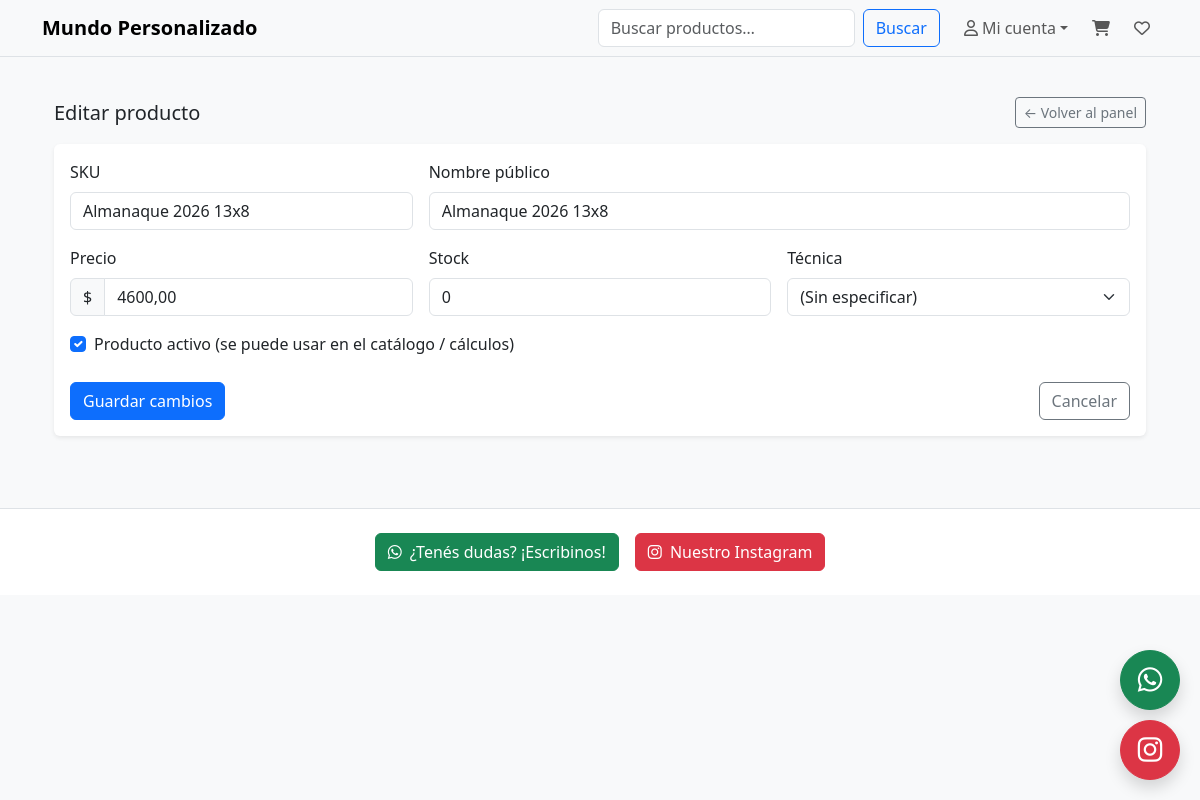
The page /owner/producto/1/editar/ (signed in) on the database as committed earlier.
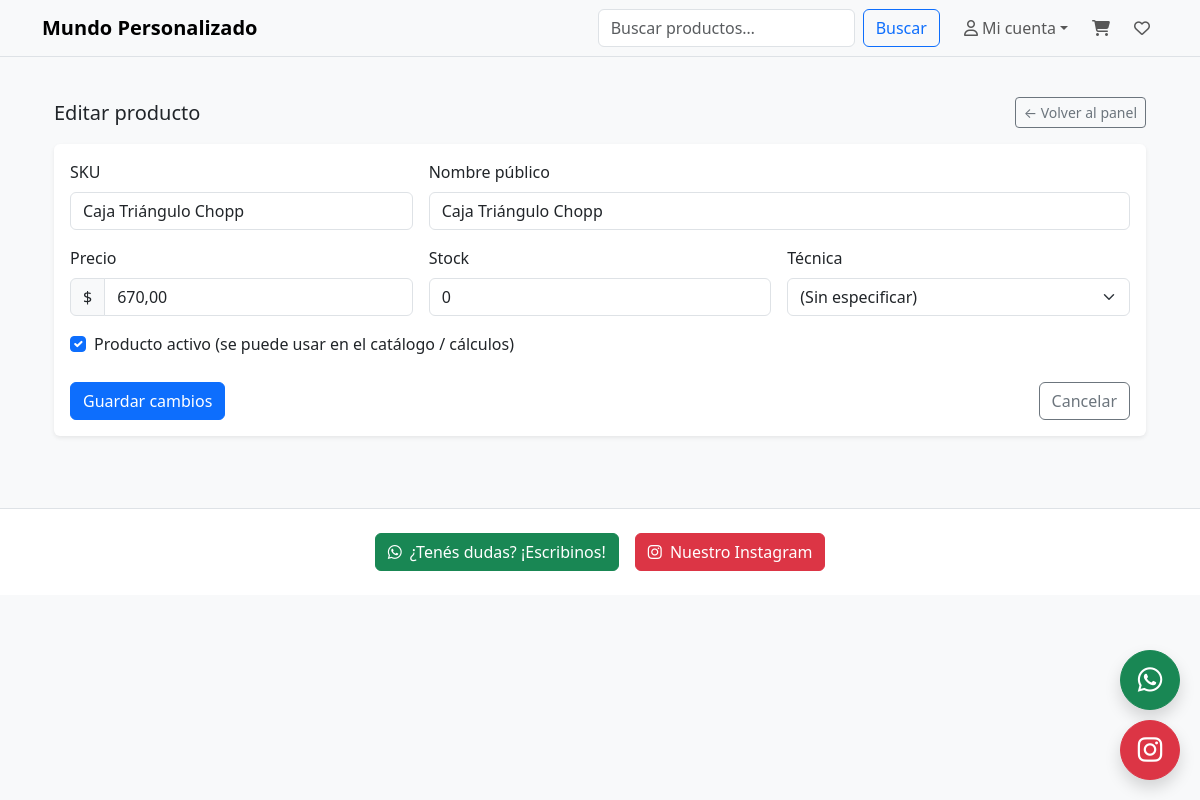
The same page on the database as committed later.
### pdf/models.py (models this page shows, shortened)
class ProductoPrecio(models.Model):
    class TechChoices(models.TextChoices):
        SUB = "SUB", "Sublimación"
        LAS = "LAS", "Grabado láser"
        D3  = "3D",  "Impresión 3D"
        OTR = "OTR", "Otro"
    lista_pdf = models.ForeignKey(
        ListaPrecioPDF,
        on_delete=models.SET_NULL,
        null=True,
        blank=True,
        related_name="productos",
    )
    sku = models.CharField(max_length=255, unique=True)
    nombre_publico = models.CharField(max_length=255)
    imagen = models.ImageField(upload_to='productos/', null=True, blank=True)
    precio = models.DecimalField(max_digits=10, decimal_places=2)
    stock = models.IntegerField(default=0)
    tech = models.CharField(
        max_length=3,
        choices=TechChoices.choices,
        blank=True,
        default="",
    )
    activo = models.BooleanField(default=True)
    created_at = models.DateTimeField(auto_now_add=True, null=True, blank=True)
    ultima_actualizacion = models.DateTimeField(auto_now=True, null=True, blank=True)

### owner/views.py (the view, shortened to what this page needs)
# urls.py: path("producto/<int:pk>/editar/", owner_producto_editar, name="owner_producto_editar"),
@login_required
def owner_producto_editar(request, pk):
    if not _check_owner(request.user):
        raise PermissionDenied("No tienes permiso para hacer esto.")
    producto = get_object_or_404(ProductoPrecio, pk=pk)
    return render(request, "owner/producto_editar.html", {"producto": producto})

### cliente/context_processors.py (called while the page is built, shortened)
def carrito_y_favoritos(request):
    carrito = request.session.get("carrito", {})
    favoritos = request.session.get("favoritos", {})
    cart_items = []
    cart_total_qty = 0
    favorites_items = []
    return {
        "cart_items": cart_items,
        "cart_total_qty": cart_total_qty,
        "favorites_items": favorites_items,
        "favorites_count": len(favorites_items),
    }

### owner/views.py (called while the page is built)
def _check_owner(user):
    return getattr(user, "is_owner", False) or getattr(user, "is_superuser", False)

### owner/templates/owner/producto_editar.html (shortened to what this page needs)
{% extends "base.html" %}
{% block content %}
<div class="container py-4">
  <div class="d-flex justify-content-between align-items-center mb-3">
    <h1 class="h5 mb-0">Editar producto</h1>
    <a href="{% url 'admin_panel' %}" class="btn btn-sm btn-outline-secondary">← Volver al panel</a>
  </div>
  <div class="card shadow-sm border-0">
    <div class="card-body">
      <form method="post">
        <div class="row g-3">
          <div class="col-md-4">
            <label class="form-label">SKU</label>
            <input type="text" name="sku" class="form-control"
                   value="{{ producto.sku }}">
          </div>
          <div class="col-md-8">
            <label class="form-label">Nombre público</label>
            <input type="text" name="nombre_publico" class="form-control"
                   value="{{ producto.nombre_publico }}">
          </div>
          <div class="col-md-4">
            <label class="form-label">Precio</label>
            <div class="input-group">
              <span class="input-group-text">$</span>
              <input type="text" name="precio" class="form-control"
                     value="{{ producto.precio }}">
            </div>
          </div>
          <div class="col-md-4">
            <label class="form-label">Stock</label>
            <input type="number" name="stock" class="form-control"
                   value="{{ producto.stock }}">
          </div>
          <div class="col-md-4">
            <label class="form-label">Técnica</label>
            <select name="tech" class="form-select">
              <option value="">(Sin especificar)</option>
            </select>
          </div>
          <div class="col-md-12">
            <div class="form-check">
              <input class="form-check-input" type="checkbox" id="activoCheck" name="activo"
                     {% if producto.activo %}checked{% endif %}>
              <label class="form-check-label" for="activoCheck">
                Producto activo (se puede usar en el catálogo / cálculos)
              </label>
            </div>
          </div>
        </div>
        <div class="d-flex justify-content-between align-items-center mt-4">
          <button type="submit" class="btn btn-primary">
            Guardar cambios
          </button>
          <a href="{% url 'admin_panel' %}" class="btn btn-outline-secondary">
            Cancelar
          </a>
        </div>
      </form>
    </div>
  </div>
</div>
{% endblock %}

Rows that differ between the two databases and show on the page:
changed ProductoPrecio: sku "Almanaque 2026 13x8" → "Caja Triángulo Chopp"; nombre_publico "Almanaque 2026 13x8" → "Caja Triángulo Chopp"; precio "4600,00" → "670,00"
